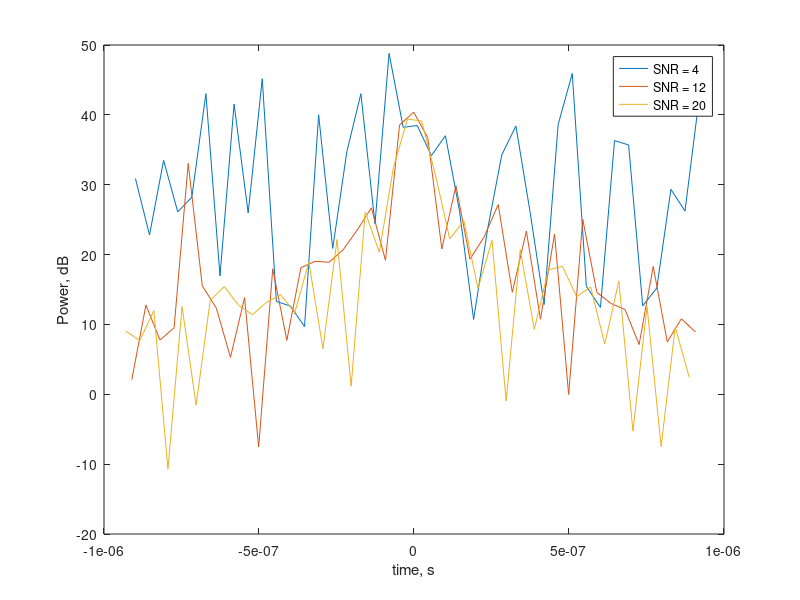
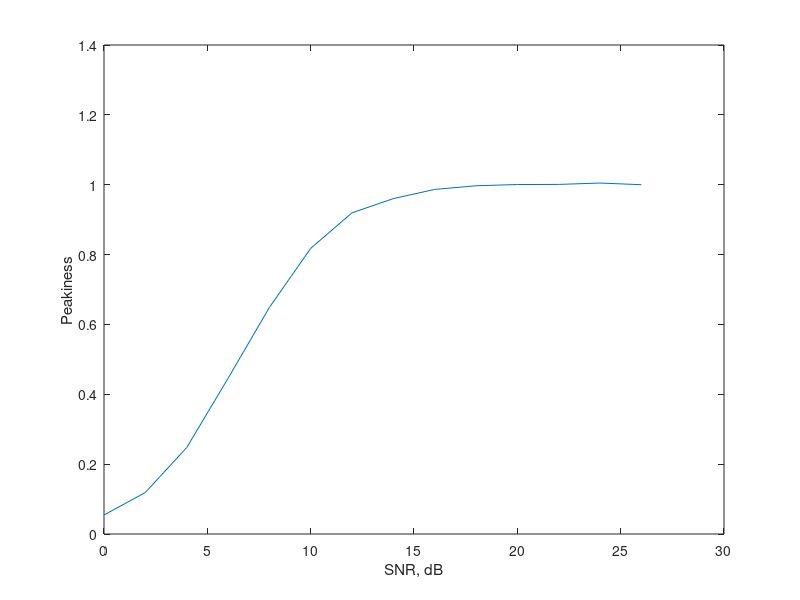

The MATLAB script that drew these images, in order:
BW = 10e6; %chirp bandwidth, Hz
T = 4e-6; %chirp length, s
K = BW/T; % chirp slope, [1/s^2]
f_c = 150e6; %carrier frequency, Hz
t_c = f_c/K; %time of zero-frequency given carrier frequency, s
f_samp = 22e6; %sampling rate in Hertz
A_max = 0.2551; %maximum abruptness
D_r = 10;% number of samples in first return, typical case





%blackman windowing
% black = blackman((length(s_out)-1)/2)';
% s_win = fftshift(ifft(fft(fftshift(black)).*fft(s_out)));

%A_ma



snr = 0:2:26;

num_trials = 1000;
A = zeros(length(snr), num_trials);

close(figure(1))
for i = 1:length(snr)
    for j = 1:num_trials
        t = (-T:1/f_samp:T) + 1/f_samp*rand(); %time relative to t_o + t_c, sampled
        %impulse response of ideal matched filter for chirp pulse
        s_out = K*T*exp(-1j*2*pi*K*t_c*t) .* sinc(K*T*t);
        [s_max, idx_0] = max(s_out);
        P_max = 20*log10(abs(s_max)); %maximum power, dB
        %add gaussian white noise
        s_noise = s_out + wgn(1, length(s_out), P_max/2 - snr(i)).^2;
        
        %perform detection on signal
        s_det = real(s_noise).^2 + imag(s_noise).^2;

        P_agg = 10*log10(sum(s_det(idx_0 - D_r : idx_0 + D_r)));
        A(i,j) = 10^(0.1*(P_max - P_agg));

        %plot the first trace for SNR = 4, 12, 20 ...
        if j == 1 && mod(i,4) == 3 
            figure(1)
            plot_idx = idx_0 - 2*D_r : idx_0 + 2*D_r;
            plot(t(plot_idx), 10*log10(abs(s_det(plot_idx))) - 100);
            hold on;  
        end
    end
end
figure(1); legend('SNR = 4', 'SNR = 12', 'SNR = 20', 'SNR = 32')
xlabel('time, s'), ylabel('Power, dB')

%Plot peakiness relative to peakiness of signal with very high SNR
figure(2); plot(snr, mean(A,2) / mean(A(end,:)) )
xlabel('SNR, dB'); ylabel('Peakiness')

